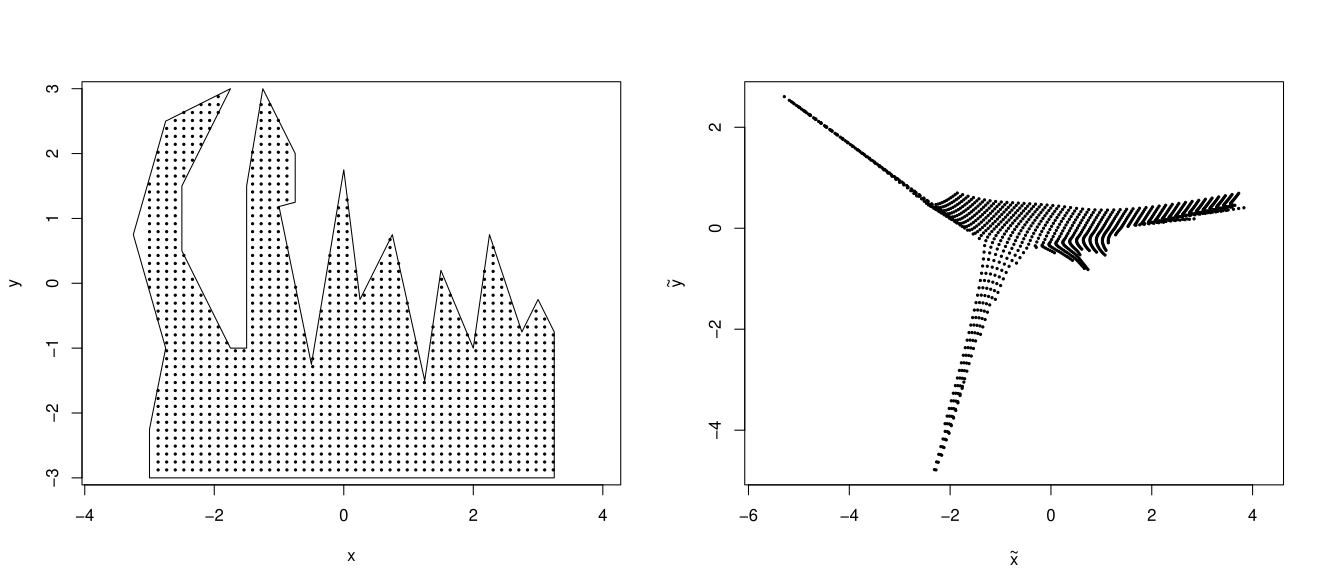

The R source for this figure:
# wt2 MDS diagram

source("mds.R")
bnd <- read.csv("wt2-verts.csv",header=FALSE)
names(bnd)<-c("x","y")

# data
gendata <- read.csv("wt2truth.csv",header=TRUE)
# squidge in another column that gets missed
xx<-c(rep(min(gendata$x-0.1326531),50),gendata$x)
yy<-c(seq(min(gendata$y),max(gendata$y),len=50),gendata$y)
inside<-inSide(bnd,xx,yy)
gendata<-data.frame(x=xx,y=yy)

onoff<-inSide(bnd,gendata$x,gendata$y)
gendata<- list(x=gendata$x[onoff],
               y=gendata$y[onoff],
               z=gendata$z[onoff])

# find the distances
D<-create_distance_matrix(gendata$x,gendata$y,bnd)

# 2d case
mds2<-cmdscale(D,eig=TRUE,x.ret=TRUE,k=2)

pdf("wt2-2d-proj.pdf",width=5,height=2.5)
## plot it
par(mfrow=c(1,2),las=1,mar=c(2.5,2.5,1.8,1.5),cex.axis=0.5,cex.lab=0.75,mgp=c(1.5,0.75,0))
plot(gendata$x,gendata$y,asp=1,pch=".",xlab="x",ylab="y",cex=0.7)
lines(bnd,lwd=2)
plot(mds2$points[,1],mds2$points[,2],asp=1,pch=".",xlab="x*",ylab="y*",cex=0.7)
dev.off()

# 3d case
mds3<-cmdscale(D,eig=TRUE,x.ret=TRUE,k=3)

pdf("wt2-3d-proj.pdf",width=6,height=2)
## plot it
par(mfrow=c(1,3),las=1,mar=c(2.5,2.5,1.8,1.5),mgp=c(1.5,0.75,0))#,cex.axis=0.3)
plot(mds3$points[,1],mds3$points[,2],asp=1,pch=".",xlab="x*",ylab="y*",cex=0.7)
plot(mds3$points[,2],mds3$points[,3],asp=1,pch=".",xlab="y*",ylab="z*",cex=0.7)
plot(mds3$points[,1],mds3$points[,3],asp=1,pch=".",xlab="x*",ylab="z*",cex=0.7)
dev.off()
